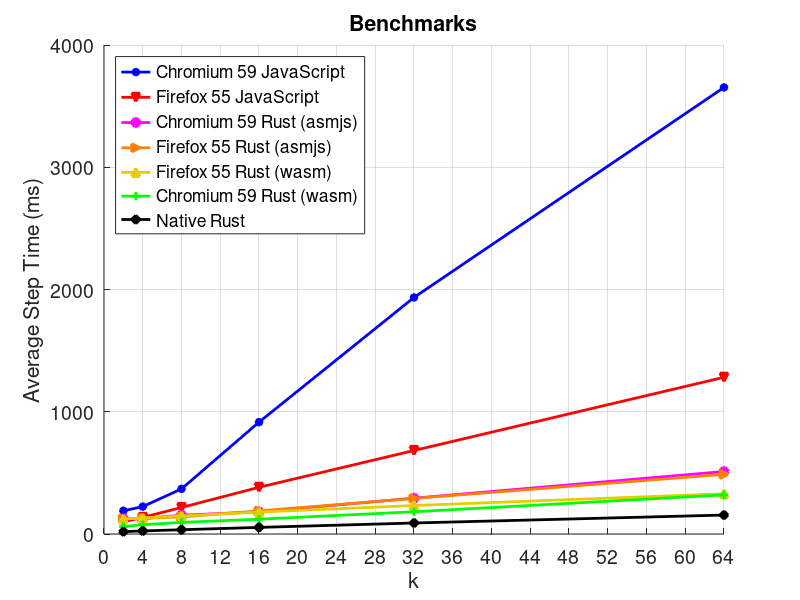

MATLAB code to generate this figure:
x = [2, 4, 8, 16, 32, 64];
native_rust = [19, 25, 35, 54, 90, 155];
chromium_59_javascript =  [190, 224, 369, 915, 1935, 3653];
chromium_59_rust_asmjs =  [125, 126, 154, 181, 293, 511];
chromium_59_rust_wasm =  [61, 76, 95, 121, 182, 320];
firefox_55_javascript = [99, 136, 217, 382, 683, 1282];
firefox_55_rust_asmjs = [126, 128, 140, 189, 291, 488];
firefox_55_rust_wasm =  [122, 131, 148, 179, 233, 329];

figure;
hold on;



plot (x, chromium_59_javascript, '-*', 'Color', 'blue', 'MarkerFaceColor','blue','LineWidth',2);
plot (x, firefox_55_javascript, '-v', 'Color', 'red', 'MarkerFaceColor','red','LineWidth',2);
plot (x, chromium_59_rust_asmjs, '-o', 'Color', 'magenta', 'MarkerFaceColor','magenta','LineWidth',2);
plot (x, firefox_55_rust_asmjs, '->', 'Color', [1, 0.5, 0], 'MarkerFaceColor',[1, 0.5, 0],'LineWidth',2);
plot (x, firefox_55_rust_wasm, '-^', 'Color', [0.9, 0.8, 0], 'MarkerFaceColor',[0.9, 0.8, 0],'LineWidth',2);
plot(x, chromium_59_rust_wasm, '-+', 'Color', 'green', 'MarkerFaceColor','green','LineWidth',2);
plot(x, native_rust, '-d', 'Color', 'black', 'MarkerFaceColor','black','LineWidth',2);
xlim([0 64]);
set(gca,'Ygrid','on');
set(gca,'Xgrid','on');
set(gca,'Xtick', 0:4:64);
set(gca, 'FontSize', 14)
xlabel('k');
ylabel('Average Step Time (ms)');
title('Benchmarks');
legend('Chromium 59 JavaScript','Firefox 55 JavaScript','Chromium 59 Rust (asmjs)','Firefox 55 Rust (asmjs)','Firefox 55 Rust (wasm)','Chromium 59 Rust (wasm)','Native Rust','Location', 'NorthWest')